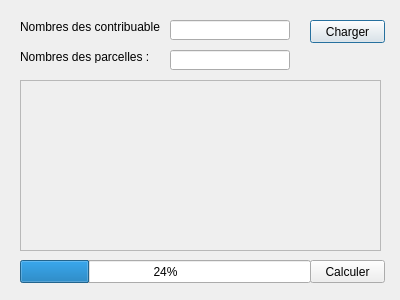
<?xml version="1.0" encoding="UTF-8"?>
<ui version="4.0">
 <class>Dialog</class>
 <widget class="QDialog" name="Dialog">
  <property name="geometry">
   <rect>
    <x>0</x>
    <y>0</y>
    <width>400</width>
    <height>300</height>
   </rect>
  </property>
  <property name="windowTitle">
   <string>Re-calcule des impôts pour chaque contribuable</string>
  </property>
  <widget class="QLineEdit" name="lineEdit_13">
   <property name="geometry">
    <rect>
     <x>170</x>
     <y>20</y>
     <width>120</width>
     <height>20</height>
    </rect>
   </property>
   <property name="text">
    <string/>
   </property>
  </widget>
  <widget class="QLabel" name="label_6">
   <property name="geometry">
    <rect>
     <x>20</x>
     <y>20</y>
     <width>140</width>
     <height>13</height>
    </rect>
   </property>
   <property name="text">
    <string>Nombres des contribuables :</string>
   </property>
  </widget>
  <widget class="QLineEdit" name="lineEdit_8">
   <property name="geometry">
    <rect>
     <x>170</x>
     <y>50</y>
     <width>120</width>
     <height>20</height>
    </rect>
   </property>
   <property name="text">
    <string/>
   </property>
  </widget>
  <widget class="QLabel" name="label_12">
   <property name="geometry">
    <rect>
     <x>20</x>
     <y>50</y>
     <width>140</width>
     <height>13</height>
    </rect>
   </property>
   <property name="text">
    <string>Nombres des parcelles :</string>
   </property>
  </widget>
  <widget class="QPushButton" name="pushButton">
   <property name="geometry">
    <rect>
     <x>310</x>
     <y>20</y>
     <width>75</width>
     <height>23</height>
    </rect>
   </property>
   <property name="text">
    <string>Charger</string>
   </property>
  </widget>
  <widget class="QTextEdit" name="textEdit">
   <property name="enabled">
    <bool>false</bool>
   </property>
   <property name="geometry">
    <rect>
     <x>20</x>
     <y>80</y>
     <width>361</width>
     <height>171</height>
    </rect>
   </property>
  </widget>
  <widget class="QPushButton" name="pushButton_2">
   <property name="geometry">
    <rect>
     <x>310</x>
     <y>260</y>
     <width>75</width>
     <height>23</height>
    </rect>
   </property>
   <property name="text">
    <string>Calculer</string>
   </property>
  </widget>
  <widget class="QProgressBar" name="progressBar">
   <property name="geometry">
    <rect>
     <x>20</x>
     <y>260</y>
     <width>291</width>
     <height>23</height>
    </rect>
   </property>
   <property name="value">
    <number>24</number>
   </property>
  </widget>
 </widget>
 <resources/>
 <connections/>
</ui>
